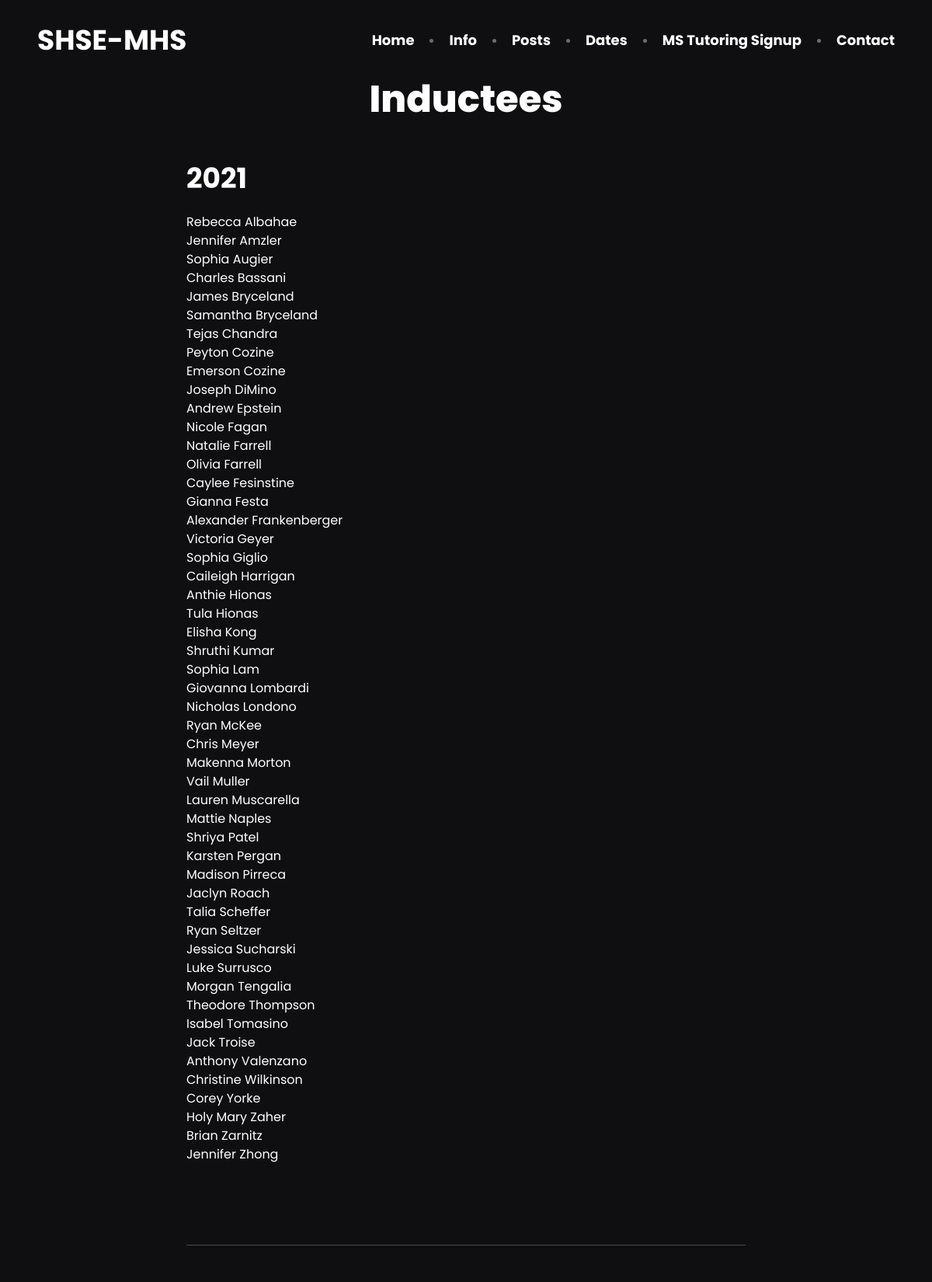
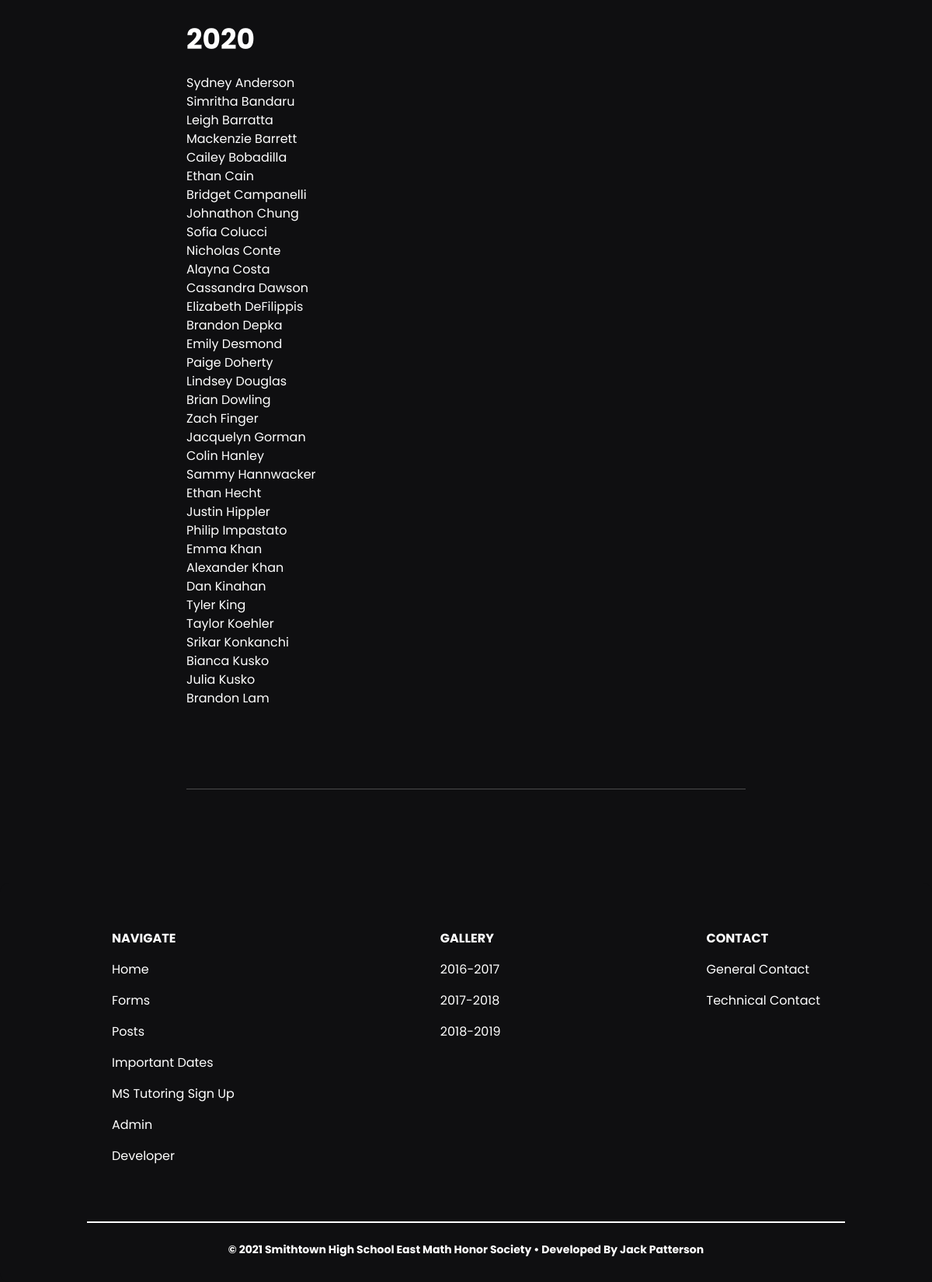
Page /inductees on the committed database (2 pictures, top to bottom).
### users/models.py (models this page shows, shortened)
class Inductees(models.Model):
    year = models.IntegerField(verbose_name="Year")
    inductees = models.TextField(verbose_name='Message', max_length=2000)
    hide = models.BooleanField(default=False)
    class Meta:
         verbose_name = "List of Inductees"
         verbose_name_plural = "Inductees"

### users/views.py (the view)
# urls.py: path('inductees', views.InducteesList.as_view(), name='inductees'),
class InducteesList(ListView):
    model = Inductees
    template_name = 'users/inductees'  # <app>/<model>_<viewtype>.html
    context_object_name = 'inductees'
    ordering = ['-year']
    paginate_by = 5

### users/templates/users/inductees_list.html (shortened to what this page needs)
{% extends 'users/base.html' %}
{%block content%}
<h2 class="relative text-4xl font-extrabold tracking-normal sm:text-5xl text-white text-center">Inductees</h2>
<div class='mt-10'>
   {% for a in inductees %}
   {% if not user.is_authenticated and not a.hide %}
   <div class="max-w-3xl mx-auto px-4 sm:px-6 xl:max-w-5xl xl:px-0" data-aos="smooth"
      data-aos-easing="ease-in-out-cubic">
      <main>
         <div class="divide-y divide-gray-200">
            <ul class="divide-y divide-gray-200">
               <li class="py-12">
                  <article class="space-y-2 xl:grid xl:grid-cols-4 xl:space-y-0 xl:items-baseline">
                     <div class="space-y-5 xl:col-span-3">
                        <div class="space-y-6">
                           <h2 class="text-4xl font-bold tracking-normal text-white">{{a.year}}</h2>
                           <div class="prose max-w-none text-gray-500">
                              <div class="prose max-w-none text-white">
                                 <p>{{a.inductees|linebreaks}}</p>
                              </div>
                           </div>
                        </div>
                     </div>
                  </article>
               </li>
            </ul>
            <hr class='bg-white mt-14'>
         </div>
   </div>
   {% endif %}
   {% endfor %}
   <div class="container mx-auto flex flex-wrap pt-4 pb-12 max-w-3xl" data-aos="smooth"
   data-aos-easing="ease-in-out-cubic">
   <div class="w-full mx-auto md:w-1/2 md:p-6 flex flex-col flex-grow flex-shrink">
   </div>
</div>
   {% include "users/footer.html" %}
   {%endblock content%}

### users/static/users/css/index.css (style rules this page uses)
[data-aos="smooth"] { opacity: 0; transition-property: transform; }
[data-aos="smooth"].aos-animate { opacity: 1; -webkit-animation: slide-top 0.5s cubic-bezier(0.250, 0.460, 0.450, 0.940) both; animation: slide-top 0.5s cubic-bezier(0.250, 0.460, 0.450, 0.940) both; }

### rows in the picture
Inductees: year "2021", inductees "Rebecca Albahae Jennifer Amzler Sophia Augier Charles Bassani James Bryceland Samantha Bryceland Tejas Chandra Peyton Cozine Emerson Cozine Joseph DiMino Andrew Epstein Nicole Fagan Natalie Farrell Olivia Farrell Caylee Fesinstine Gianna Festa Alexander Frankenberger Victoria Geyer Sophia Giglio Caileigh Harrigan Anthie Hionas Tula Hionas Elisha Kong Shruthi Kumar Sophia Lam Giovanna Lombardi Nicholas Londono Ryan McKee Chris Meyer Makenna Morton Vail Muller Lauren Muscarella Mattie Naples Shriya Patel Karsten Pergan Madison Pirreca Jaclyn Roach Talia Scheffer Ryan Seltzer Jessica Sucharski Luke Surrusco Morgan Tengalia Theodore Thompson Isabel Tomasino Jack Troise Anthony Valenzano…"
Inductees: year "2020", inductees "Sydney Anderson Simritha Bandaru Leigh Barratta Mackenzie Barrett Cailey Bobadilla Ethan Cain Bridget Campanelli Johnathon Chung Sofia Colucci Nicholas Conte Alayna Costa Cassandra Dawson Elizabeth DeFilippis Brandon Depka Emily Desmond Paige Doherty Lindsey Douglas Brian Dowling Zach Finger Jacquelyn Gorman Colin Hanley Sammy Hannwacker Ethan Hecht Justin Hippler Philip Impastato Emma Khan Alexander Khan Dan Kinahan Tyler King Taylor Koehler Srikar Konkanchi Bianca Kusko Julia Kusko Brandon Lam"
